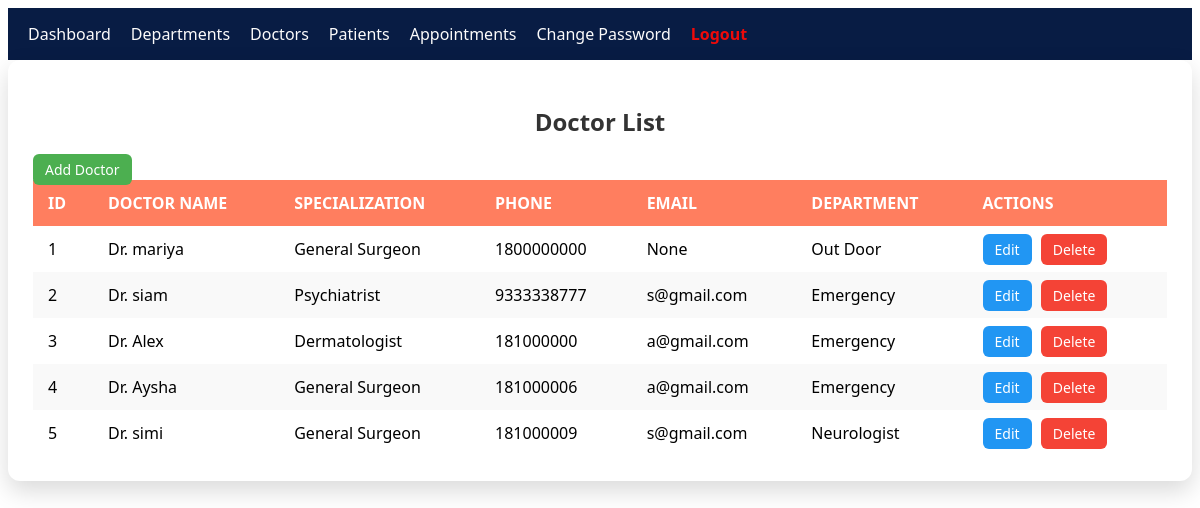
/doctor_list/ (signed in), run on the app's committed database.
### myapp/models.py (models this page shows, shortened)
class Doctor(models.Model):
    Doctor_Types = [
        ('Dentist', 'Dentist'),
        ('Dermatologist', 'Dermatologist'),
    ]
    user = models.OneToOneField(CustomUser,on_delete=models.CASCADE, null=True)
    name = models.CharField(max_length=100, null=True)
    specialization = models.CharField(choices=Doctor_Types, max_length=100, null=True)
    phone = models.IntegerField(null=True)
    email = models.EmailField(null=True)
    department = models.ForeignKey(Department, on_delete=models.CASCADE, null=True)

class Department(models.Model):
    name = models.CharField(max_length=100, null=True)
    location = models.CharField(max_length=100, null=True)
    def __str__(self):
        return self.name

### myapp/views.py (the view)
# urls.py: path('doctor_list/', doctor_list, name="doctor_list"),
@login_required
def doctor_list(request):
    doc = Doctor.objects.all()
    return render(request, 'doctor/doctor_list.html', {'doc': doc})

### myapp/templates/doctor/doctor_list.html (shortened to what this page needs)
{% extends 'master/base.html' %}
{% block body %}
<!DOCTYPE html>
<html lang="en">
<head>
</head>
</body>
    <div class="category-list-box">
        <h2>Doctor List</h2>
        <a href="{% url 'add_doctor' %}" class="action-btn view-btn add-btn">Add Doctor</a>
        <table class="category-table">
            <thead>
                <tr>
                   <th>ID</th>
                   <th>Doctor Name</th>
                   <th>Specialization</th>
                   <th>Phone</th>
                   <th>Email</th>
                   <th>Department</th>
                   <th>Actions</th>
                </tr>
            </thead>
        <tbody>
            {% for i in doc %}
            <tr>
                <td>{{ forloop.counter }}</td>
                <td>{{ i.name }}</td>
                <td>{{ i.specialization }}</td>
                <td>{{ i.phone }}</td>
                <td>{{ i.email }}</td>
                <td>{{ i.department }}</td>
                <td>
                    <a href="{% url 'edit_doctor' i.id %}" class="action-btn edit-btn">Edit</a>
                    <a href="{% url 'delete_doctor' i.id %}" class="action-btn delete-btn">Delete</a>
                </td>
            </tr>
            {% endfor %}
        </tbody>
    </table>
</div>
{% endblock body %}

### myapp/templates/master/base.html (shortened to what this page needs)
<!DOCTYPE html>
<html>
<head>
</head>
<body>
    {% include "master/nav.html" %}
    {% block body %}
    {% endblock body %}
</body>
</html>

### myapp/templates/master/nav.html (shortened to what this page needs)
 <nav class="main-navbar">
  <ul class="nav-list">
    <li class="nav-item">
      <a href="{% url 'dashboard' %}" class="nav-link">Dashboard</a>
    </li>
    <li class="nav-item">
      <a href="{% url 'department_list' %}" class="nav-link">Departments</a>
    </li>
    <li class="nav-item">
      <a href="{% url 'doctor_list' %}" class="nav-link">Doctors</a>
    </li>
    <li class="nav-item">
      <a href="{% url 'patient_list' %}" class="nav-link">Patients</a>
    </li>
    <li class="nav-item">
      <a href="{% url 'appointment_list' %}" class="nav-link">Appointments</a>
    </li>
    <li class="nav-item">
      <a href="{% url 'changepassword' %}" class="nav-link">Change Password</a>
    </li>
    <li class="nav-item">
      <a href="{% url 'logoutpage' %}" class="nav-link logout">Logout</a>
    </li>
  </ul>
</nav>

### myapp/templates/master/base.html (style rules this page uses)
.main-navbar { background: #081c44; padding: 0 20px; }
.main-navbar .nav-list { list-style: none; margin: 0; padding: 0; display: flex; align-items: center; }
.main-navbar .nav-item { margin-right: 20px; }
.main-navbar .nav-link { display: block; padding: 15px 0; color: #fcfbfb; text-decoration: none; font-weight: 500; transition: color 0.3s, border-bottom 0.3s; }
.main-navbar .logout { color: #ee0a0a; font-weight: 600; }

### myapp/templates/doctor/doctor_list.html (style rules this page uses)
* { box-sizing: border-box; font-family: "Segoe UI", Tahoma, sans-serif; }
.category-list-box { max-width: 1200px; margin: auto; background: #fff; border-radius: 12px; padding: 25px; box-shadow: 0 10px 25px rgba(0, 0, 0, 0.15); }
.category-list-box h2 { text-align: center; margin-bottom: 20px; color: #333; }
.category-table { width: 100%; border-collapse: collapse; }
.category-table th, .category-table td { text-align: left; padding: 12px 15px; }
.category-table th { background: #ff7e5f; color: #fff; font-weight: 600; text-transform: uppercase; }
.category-table tr:nth-child(even) { background: #f9f9f9; }
.action-btn { padding: 6px 12px; border-radius: 6px; text-decoration: none; font-size: 14px; margin-right: 5px; }
.view-btn { background: #4caf50; color: #fff; }
.edit-btn { background: #2196f3; color: #fff; }
.delete-btn { background: #f44336; color: #fff; }

### data on the page
Doctor: name "Dr. mariya", specialization "General Surgeon", phone "1800000000", email "None", department "Out Door"
Doctor: name "Dr. siam", specialization "Psychiatrist", phone "9333338777", email "s@gmail.com", department "Emergency"
Doctor: name "Dr. Alex", specialization "Dermatologist", phone "181000000", email "a@gmail.com", department "Emergency"
Doctor: name "Dr. Aysha", specialization "General Surgeon", phone "181000006", email "a@gmail.com", department "Emergency"
Doctor: name "Dr. simi", specialization "General Surgeon", phone "181000009", email "s@gmail.com", department "Neurologist"
